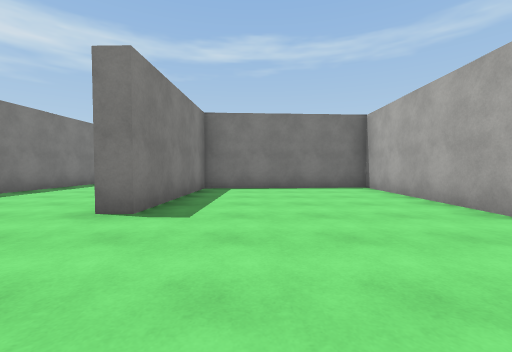
[1] (above)

18 first-person views from a walk through a Unity game level. The camera is 1.2 m above the floor, tilts 2° down and sees 90° across. The floor is counted in squares, 2 m on a side. Each view is taken from the middle of a square. On the plan, view 1 faces up. The plan holds only what a view shows up to about 9 squares ahead; the rest is blank. The place goes on beyond the plan. The player is left out. Surface patterns are stand-ins for the level's own textures.

[2]
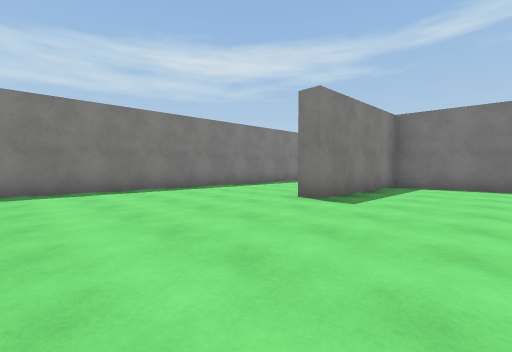

[3]
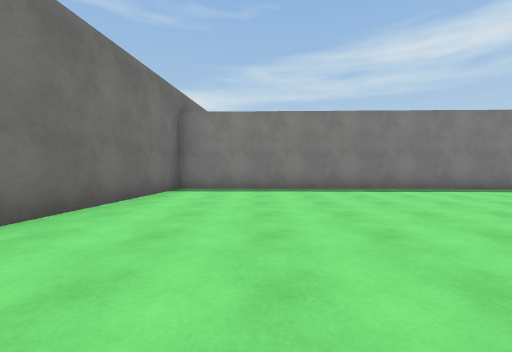

[4]
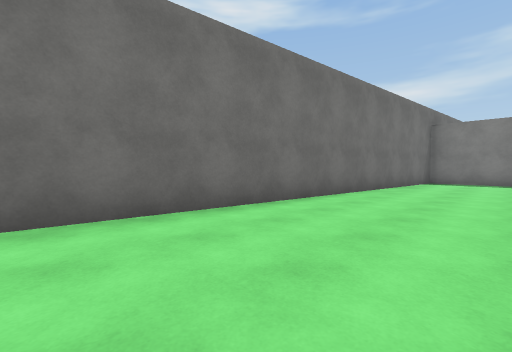

[5]
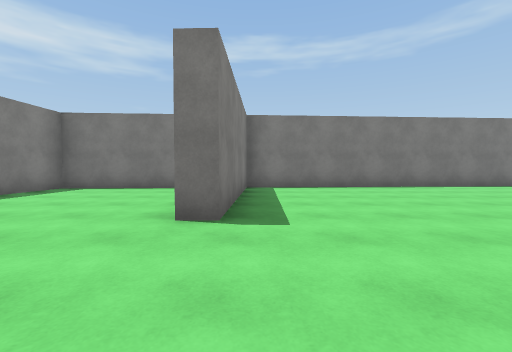

[6]
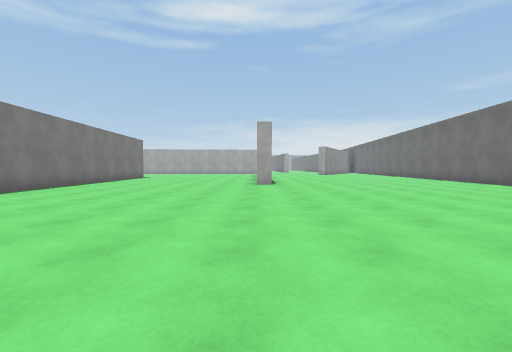

[7]
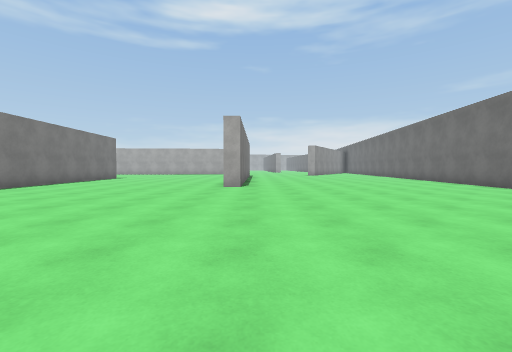

[8]
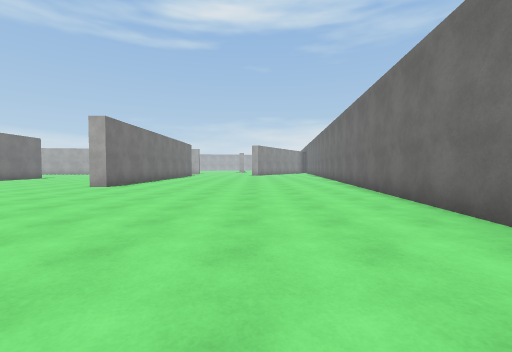

[9]
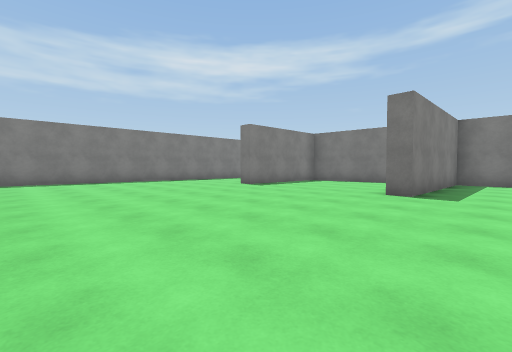

[10]
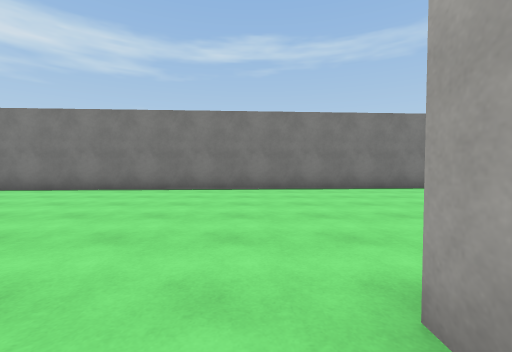

[11]
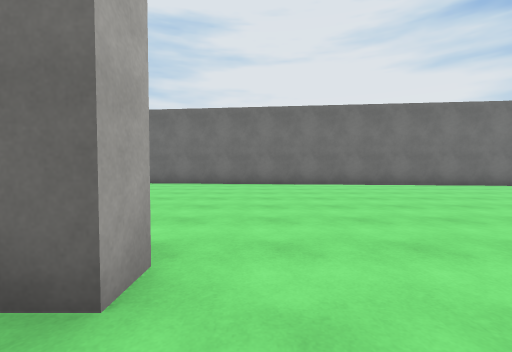

[12]
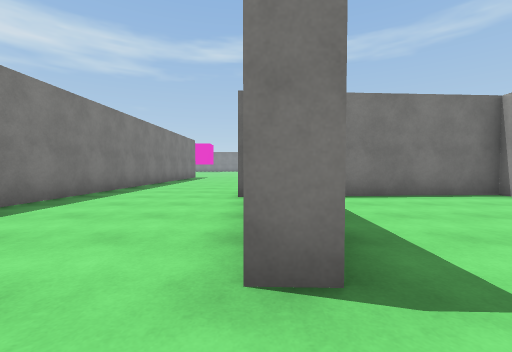

[13]
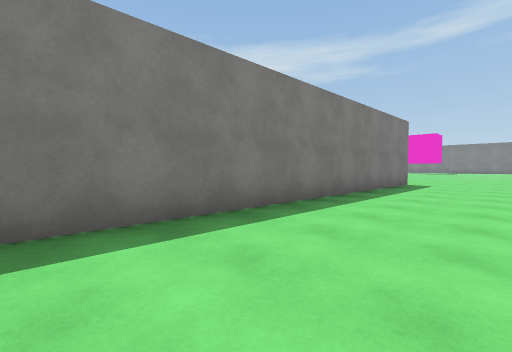

[14]
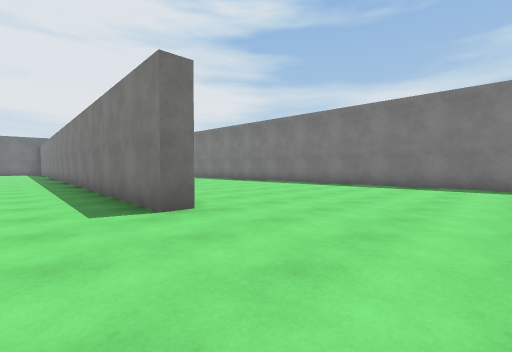

[15]
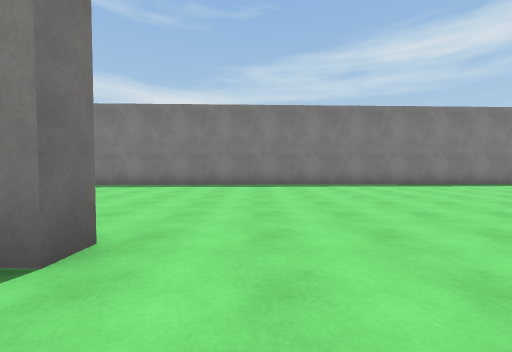

[16]
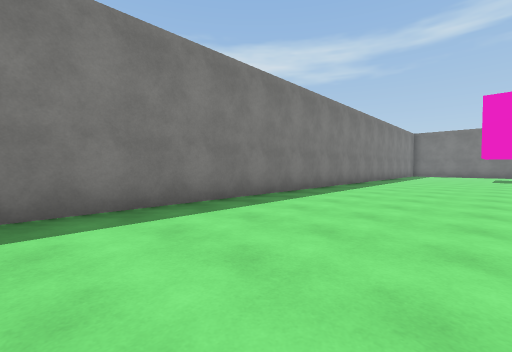

[17]
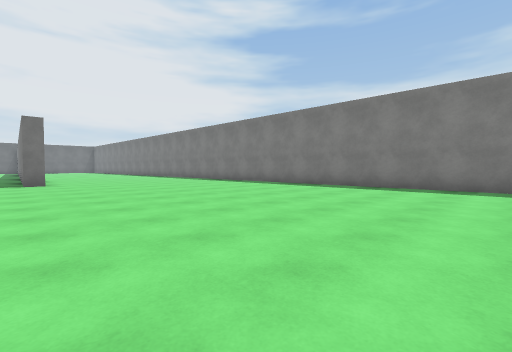

[18]
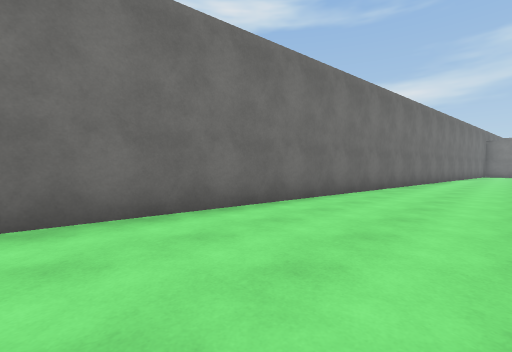

### Floor plan
Points are (right, up) in squares from view 1. A wall is a line through its corners. A room is listed if a view was taken in it or the views show most of it. See-through windows are left out.
Room 1 (views 1, 2, 3, 4, 5, 6, 7, 8, 9, 10, 11, 12, 18)
walls: (14, 1.5) (12.6, 1.5) (12.6, 2) (13.2, 2); (-5.9, 3.6) (-6.1, -4.1) (14.1, -6.2); (14.6, 8.2) (3.7, 7.5) (3.6, 2.9) (3.1, 2.9) (3.2, 7.5) (-1.4, 7.2) (-1.6, 3.3) (-2.2, 3.3)
ways out: opening at (-4, 3) to room 2
Room 2 (views 13, 14, 15, 16, 17)
walls: (-6, 16.8) (-5.5, 16.7) (-5.9, 3.6); (-13.1, 27.7) (-12.5, 12.6)
ways out: opening at (-4, 3) to room 1

Where each view was taken, in squares from view 1:
view 1: 0 up, 0 right, facing up
view 2: 1 down, 1 right, facing up-left
view 3: 2 down, 1 right, facing left
view 4: 2 down, 5 right, facing down-left
view 5: 0 up, 4 right, facing up
view 6: 2 up, 4 right, facing right
view 7: 1 up, 5 right, facing right
view 8: 3 down, 5 right, facing right
view 9: 3 down, 5 right, facing up-left
view 10: 1 up, 12 right, facing up
view 11: 3 up, 12 right, facing down
view 12: 2 up, 2 left, facing up
view 13: 7 up, 3 left, facing up-left
view 14: 20 up, 4 left, facing down-left
view 15: 18 up, 4 left, facing left
view 16: 19 up, 9 left, facing up-left
view 17: 27 up, 5 left, facing down-left
view 18: 3 down, 14 right, facing down-left
